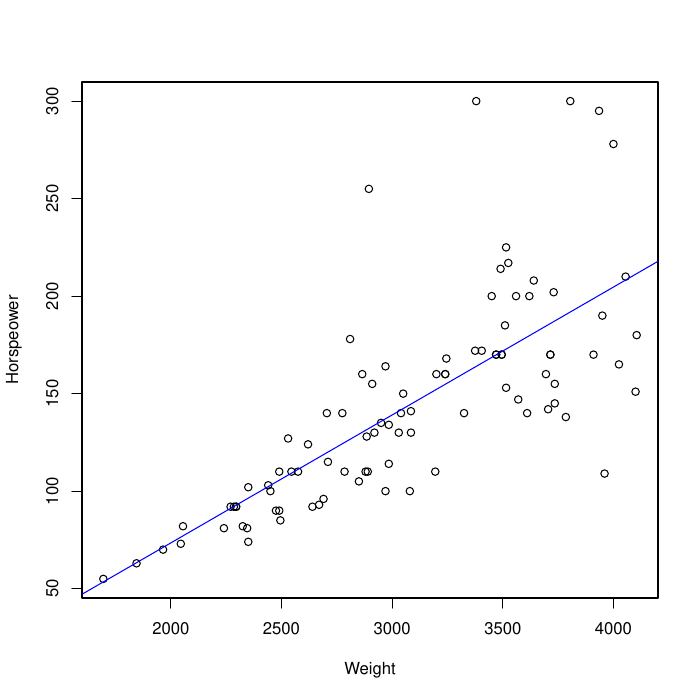

Recreate this plot in R.
#! /usr/bin/env Rscript
library(MASS);
str(Cars93);
pdf("./a.pdf");
cov(Cars93$Weight,Cars93$Horsepower,use="everything",method=c("pearson"));
plot(Horsepower ~ Weight, data=Cars93,xlab="Weight",ylab="Horspeower");
abline(lm(Horsepower ~ Weight,data=Cars93),col='blue');
cor(Cars93$Weight,Cars93$Horsepower,use="everything",method=c("pearson"));
cor.test(Cars93$Weight,Cars93$Horsepower);

pdf("./b.pdf");

plot(Price ~ RPM, data=Cars93,xlab="Price",ylab="RPM");
abline(lm(Price ~ RPM,data=Cars93),col='blue');

cov(Cars93$Price,Cars93$RPM,use="everything",method=c("pearson"));
cor(Cars93$Price,Cars93$RPM,use="everything",method=c("pearson"));
cor.test(Cars93$Price,Cars93$RPM);

